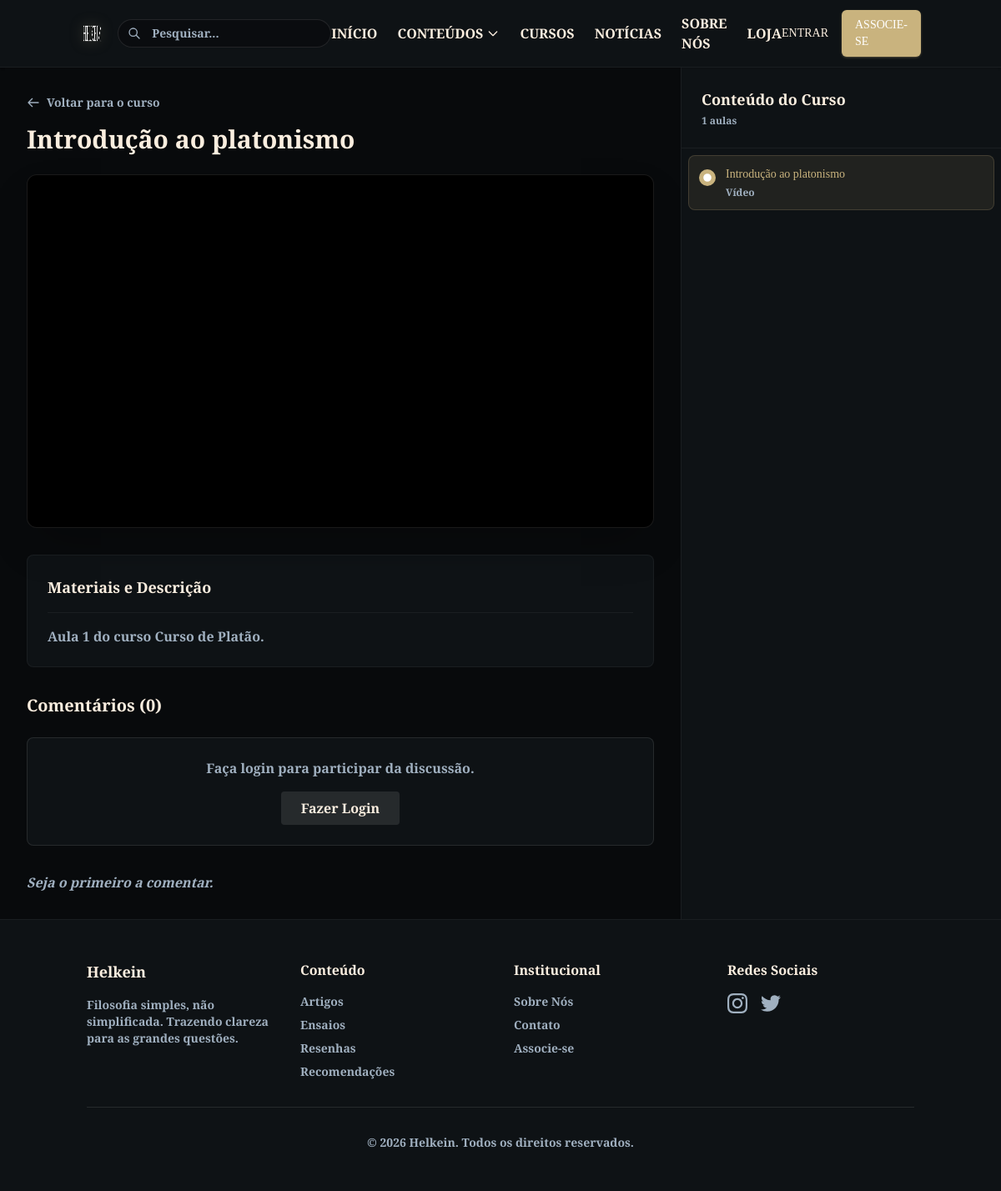
Before: /cursos/curso-platao/aula/1/ with the older database file.
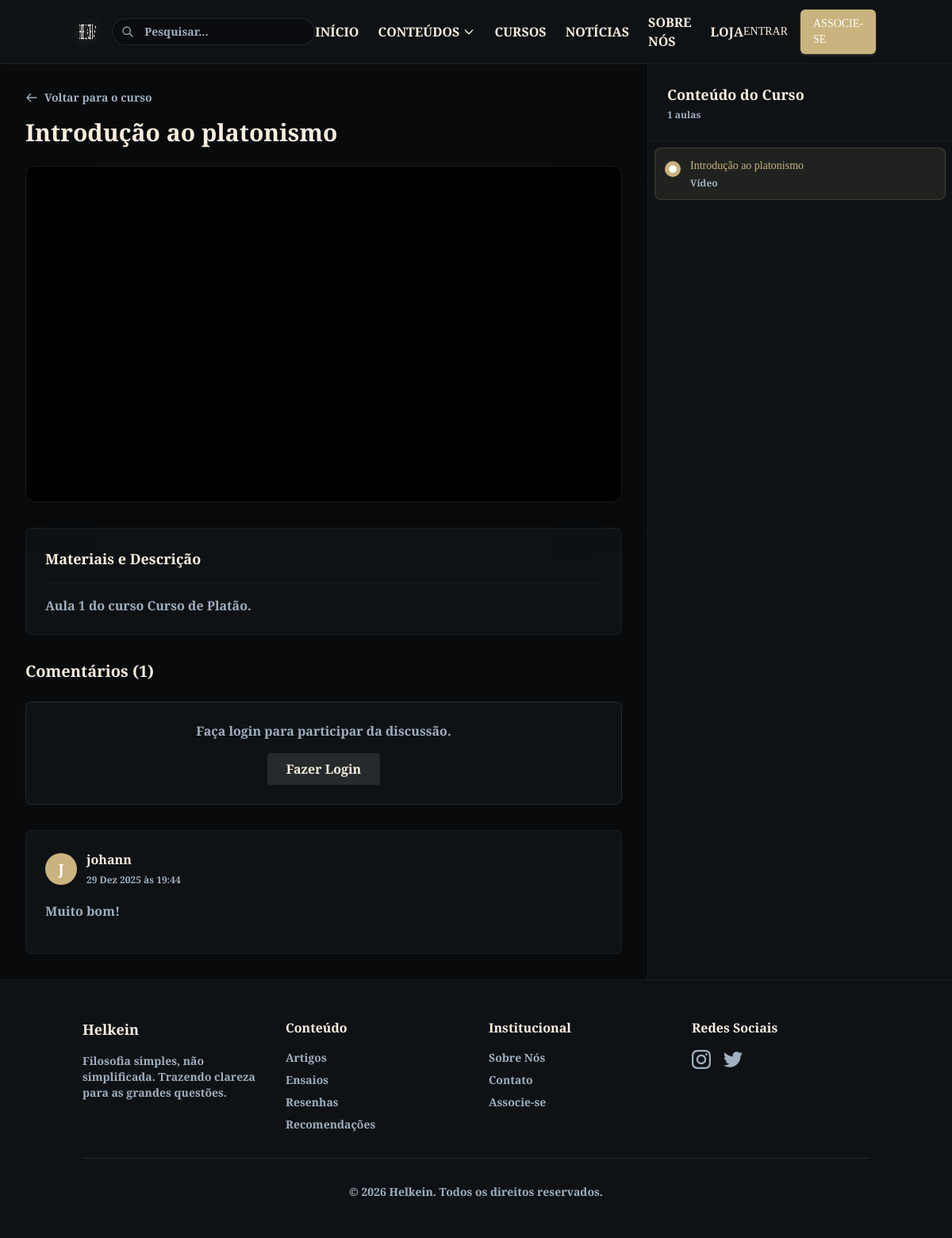
After: the same page with the newer database file.
### core/models.py (models this page shows, shortened)
class Lesson(models.Model):
    course = models.ForeignKey(Course, on_delete=models.CASCADE, related_name='lessons')
    module = models.ForeignKey(Module, on_delete=models.SET_NULL, related_name='lessons', null=True, blank=True)
    title = models.CharField(max_length=200)
    order = models.PositiveIntegerField()
    vimeo_video_id = models.CharField(max_length=100, blank=True, null=True)
    duration = models.CharField(max_length=10, blank=True, null=True, help_text="Duration in MM:SS")
    materials = models.FileField(upload_to='lessons/materials/', blank=True, null=True)
    required_plan = models.ForeignKey(Plan, on_delete=models.SET_NULL, null=True, blank=True)
    class Meta:
        ordering = ['order']
        verbose_name = "Aula"
        verbose_name_plural = "Aulas"

class Comment(models.Model):
    user = models.ForeignKey(User, on_delete=models.CASCADE, related_name='comments')
    content = models.TextField()
    created_at = models.DateTimeField(auto_now_add=True)
    active = models.BooleanField(default=True)
    parent = models.ForeignKey('self', on_delete=models.CASCADE, null=True, blank=True, related_name='replies')
    article = models.ForeignKey(Article, on_delete=models.CASCADE, related_name='comments', null=True, blank=True)
    lesson = models.ForeignKey(Lesson, on_delete=models.CASCADE, related_name='comments', null=True, blank=True)
    class Meta:
        ordering = ['-created_at']
        verbose_name = "Comentário"
        verbose_name_plural = "Comentários"

### core/views.py (the view)
# urls.py: path('cursos/<slug:course_slug>/aula/<int:lesson_id>/', views.lesson_detail, name='lesson_detail'),
def lesson_detail(request, course_slug, lesson_id):
    course = get_object_or_404(Course, slug=course_slug, status='published')
    lesson = get_object_or_404(Lesson, id=lesson_id, course=course)
    comments = lesson.comments.filter(active=True, parent__isnull=True)
    is_completed = False
    if request.user.is_authenticated:
        is_completed = CourseProgress.objects.filter(user=request.user, lesson=lesson).exists()
    if request.method == 'POST':
        if not request.user.is_authenticated:
            return redirect('account_login')
        form = CommentForm(request.POST)
        if form.is_valid():
            comment = form.save(commit=False)
            comment.user = request.user
            comment.lesson = lesson
            parent_id = request.POST.get('parent_id')
            if parent_id:
                try:
                    parent_comment = Comment.objects.get(id=parent_id)
                    comment.parent = parent_comment
                except Comment.DoesNotExist:
                    pass
            comment.save()
            messages.success(request, 'Comentário enviado com sucesso!')
            return redirect('lesson_detail', course_slug=course_slug, lesson_id=lesson_id)
    else:
        form = CommentForm()
    return render(request, 'core/lesson_detail.html', {
        'course': course,
        'lesson': lesson,
        'comments': comments,
        'comment_form': form,
        'is_completed': is_completed
    })

### core/forms.py
class CommentForm(forms.ModelForm):
    class Meta:
        model = Comment
        fields = ['content']
        widgets = {
            'content': forms.Textarea(attrs={
                'class': 'w-full bg-surface border border-white/10 rounded-lg p-4 text-text-main focus:border-accent focus:ring-1 focus:ring-accent outline-none transition-colors',
                'rows': '4',
                'placeholder': 'Escreva seu comentário...'
            })
        }
        labels = {
            'content': ''
        }

### theme/templates/core/lesson_detail.html (shortened to what the changed rows need)
{% extends 'base.html' %}
{% block content %}
<div class="flex flex-col lg:flex-row min-h-[calc(100vh-80px)]">
    <div class="flex-1 bg-black/20 p-4 md:p-6 lg:p-8 overflow-y-auto">
        <div class="max-w-6xl mx-auto">
            <div class="mb-6">
                <a href="{% url 'course_detail' course.slug %}" class="text-muted hover:text-white transition-colors flex items-center gap-2 text-sm mb-4">
                    <svg class="w-4 h-4" fill="none" stroke="currentColor" viewBox="0 0 24 24"><path stroke-linecap="round" stroke-linejoin="round" stroke-width="2" d="M10 19l-7-7m0 0l7-7m-7 7h18"></path></svg>
                    Voltar para o curso
                </a>
                <h1 class="text-2xl md:text-3xl font-bold text-text-main mb-2">{{ lesson.title }}</h1>
            </div>
            <div class="bg-surface border border-white/5 rounded-lg p-6">
                <div class="flex items-center justify-between mb-4 border-b border-white/5 pb-4">
                    <h3 class="text-lg font-bold text-text-main">Materiais e Descrição</h3>
                </div>
                <p class="text-muted">
                    Aula {{ lesson.order }} do curso {{ course.title }}.
                </p>
            </div>
            <div class="mt-8">
                <h3 class="text-xl font-bold text-text-main mb-6">Comentários ({{ comments.count }})</h3>
                {% if user.is_authenticated %}
                <form method="post" class="mb-8">
                    {% csrf_token %}
                    <div class="mb-4">
                        {{ comment_form.content }}
                    </div>
                    <button type="submit" class="px-6 py-2 bg-accent text-white rounded hover:bg-accent-hover transition-colors font-bold">
                        Enviar Comentário
                    </button>
                </form>
                {% else %}
                <div class="bg-surface border border-white/10 rounded-lg p-6 mb-8 text-center">
                    <p class="text-muted mb-4">Faça login para participar da discussão.</p>
                    <a href="{% url 'account_login' %}?next={{ request.path }}" class="inline-block px-6 py-2 bg-white/10 hover:bg-white/20 text-text-main rounded transition-colors font-bold">
                    </a>
                </div>
                {% endif %}
                <div class="space-y-6">
                    {% for comment in comments %}
                    <div class="bg-surface border border-white/5 rounded-lg p-6">
                        <div class="flex items-center justify-between mb-4">
                            <div class="flex items-center gap-3">
                                <div class="w-10 h-10 rounded-full bg-accent flex items-center justify-center text-white font-bold text-lg">
                                    {{ comment.user.username|first|upper }}
                                </div>
                                <div>
                                    <h4 class="font-bold text-text-main">{{ comment.user.username }}</h4>
                                    <span class="text-xs text-muted">{{ comment.created_at|date:"d M Y \à\s H:i" }}</span>
                                </div>
                            </div>
                        </div>
                        <div class="text-muted leading-relaxed mb-4">
                            {{ comment.content|linebreaks }}
                        </div>
                    </div>
                    {% empty %}
                    <p class="text-muted italic">Seja o primeiro a comentar.</p>
                    {% endfor %}
                </div>
            </div>
        </div>
    </div>
    <div class="w-full lg:w-96 bg-surface border-l border-white/5 flex flex-col h-auto lg:h-[calc(100vh-80px)] sticky top-0">
        <div class="flex-1 overflow-y-auto p-2 space-y-1">
            {% for module in course.modules.all %}
            <div class="mb-2">
                <div class="px-4 py-2 text-sm font-bold text-muted uppercase tracking-wider bg-white/5 rounded mb-1">
                    {{ module.title }}
                </div>
                <div class="space-y-1">
                    {% for l in module.lessons.all %}
                    <a href="{% url 'lesson_detail' course.slug l.id %}" class="flex items-start gap-3 p-3 rounded-lg transition-all {% if l.id == lesson.id %}bg-accent/10 border border-accent/20{% else %}hover:bg-white/5 border border-transparent{% endif %}">
                        <div class="flex-shrink-0 mt-1">
                            {% if l.id == lesson.id %}
                            <div class="w-5 h-5 rounded-full bg-accent flex items-center justify-center">
                                <svg class="w-3 h-3 text-white" fill="currentColor" viewBox="0 0 20 20"><path d="M10 18a8 8 0 100-16 8 8 0 000 16zM9.555 7.168A1 1 0 008 8v4a1 1 0 001.555.832l3-2a1 1 0 000-1.664l-3-2z"></path></svg>
                            </div>
                            {% else %}
                            <div class="w-5 h-5 rounded-full bg-white/10 flex items-center justify-center text-xs font-bold text-muted">
                                {{ l.order }}
                            </div>
                            {% endif %}
                        </div>
                        <div class="flex-1 min-w-0">
                            <h4 class="text-sm font-medium {% if l.id == lesson.id %}text-accent{% else %}text-text-main{% endif %} line-clamp-2">{{ l.title }}</h4>
                            <div class="flex items-center gap-2 mt-1">
                                <span class="text-xs text-muted">Vídeo</span>
                                {% if l.duration %}
                                <span class="text-xs text-muted">• {{ l.duration }}</span>
                                {% endif %}
                            </div>
                        </div>
                    </a>
                    {% endfor %}
                </div>
            </div>
            {% empty %}
            {% for l in course.lessons.all %}
            <a href="{% url 'lesson_detail' course.slug l.id %}" class="flex items-start gap-3 p-3 rounded-lg transition-all {% if l.id == lesson.id %}bg-accent/10 border border-accent/20{% else %}hover:bg-white/5 border border-transparent{% endif %}">
                <div class="flex-shrink-0 mt-1">
                    {% if l.id == lesson.id %}
                    <div class="w-5 h-5 rounded-full bg-accent flex items-center justify-center">
                        <svg class="w-3 h-3 text-white" fill="currentColor" viewBox="0 0 20 20"><path d="M10 18a8 8 0 100-16 8 8 0 000 16zM9.555 7.168A1 1 0 008 8v4a1 1 0 001.555.832l3-2a1 1 0 000-1.664l-3-2z"></path></svg>
                    </div>
                    {% else %}
                    <div class="w-5 h-5 rounded-full bg-white/10 flex items-center justify-center text-xs font-bold text-muted">
                        {{ l.order }}
                    </div>
                    {% endif %}
                </div>
                <div class="flex-1 min-w-0">
                    <h4 class="text-sm font-medium {% if l.id == lesson.id %}text-accent{% else %}text-text-main{% endif %} line-clamp-2">{{ l.title }}</h4>
                    <div class="flex items-center gap-2 mt-1">
                        <span class="text-xs text-muted">Vídeo</span>
                    </div>
                </div>
            </a>
            {% endfor %}
            {% endfor %}
        </div>
    </div>
</div>
{% endblock %}

Changed rows visible on the page:
added Comment: user.username|first "J", user.username "johann", created_at "29 Dez 2025 às 19:44", content "Muito bom!"
Other visible differences:
{{ comments.count }}: "0" → "1"
text no longer shown: "Seja o primeiro a comentar."
